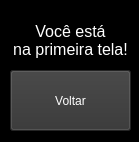
<?xml version="1.0" encoding="UTF-8"?>
<ui version="4.0">
 <class>madeWindow</class>
 <widget class="QMainWindow" name="madeWindow">
  <property name="geometry">
   <rect>
    <x>0</x>
    <y>0</y>
    <width>139</width>
    <height>142</height>
   </rect>
  </property>
  <property name="windowTitle">
   <string>MainWindow</string>
  </property>
  <property name="styleSheet">
   <string notr="true">background-color: rgb(0, 0, 0);</string>
  </property>
  <widget class="QWidget" name="centralwidget">
   <widget class="QLabel" name="label_2">
    <property name="geometry">
     <rect>
      <x>10</x>
      <y>0</y>
      <width>121</width>
      <height>81</height>
     </rect>
    </property>
    <property name="font">
     <font>
      <family>MS UI Gothic</family>
      <pointsize>12</pointsize>
      <weight>50</weight>
      <italic>false</italic>
      <bold>false</bold>
     </font>
    </property>
    <property name="cursor">
     <cursorShape>ArrowCursor</cursorShape>
    </property>
    <property name="styleSheet">
     <string notr="true">font: 12pt &quot;MS UI Gothic&quot;;
color: rgb(255, 255, 255);</string>
    </property>
    <property name="text">
     <string>Você está 
na primeira tela!</string>
    </property>
    <property name="alignment">
     <set>Qt::AlignCenter</set>
    </property>
   </widget>
   <widget class="QPushButton" name="backButton">
    <property name="geometry">
     <rect>
      <x>10</x>
      <y>70</y>
      <width>121</width>
      <height>61</height>
     </rect>
    </property>
    <property name="styleSheet">
     <string notr="true">font: 12pt &quot;MS UI Gothic&quot;;
background-color: rgb(51, 51, 51);
color: rgb(255, 255, 255);</string>
    </property>
    <property name="text">
     <string>Voltar</string>
    </property>
   </widget>
  </widget>
 </widget>
 <resources/>
 <connections/>
</ui>
